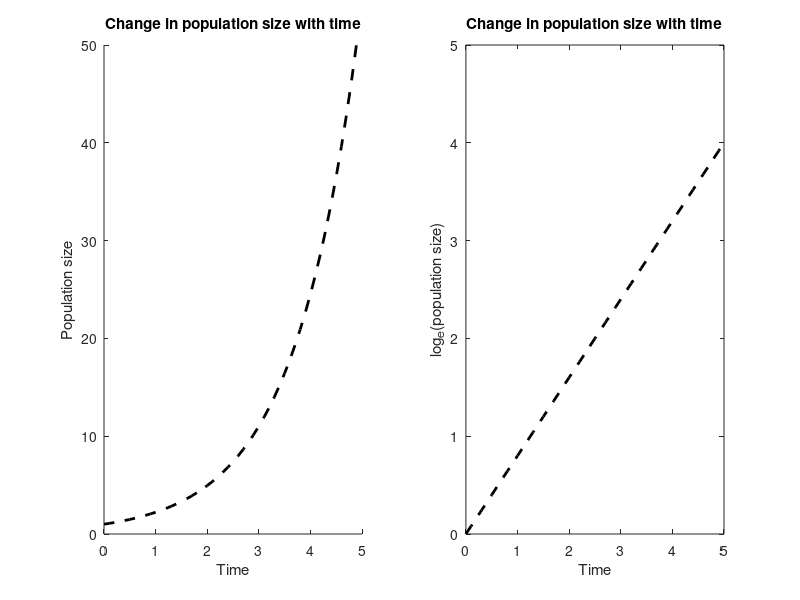

Write MATLAB code to recreate this figure. (Note: this script raises an error after producing the figure.)
clear
init_pop=1;
replicates=5; % number of times the system is simulated
% rates of the two poisson processes
birth_rate=1.5; death_rate=0.7;
% birth_rate=1.2; death_rate=0.4;
% birth_rate=0.8; death_rate=0.0;

t=0:.1:5;
% plotting deterministic system as a guideline
deterministic_pop=init_pop*exp((birth_rate-death_rate).*t);
% plotting exponential random variable of combined poisson process
subplot(1,2,1)
hold on
plot(t,deterministic_pop,'k--','Linewidth',2);
axis([0,5,0,50]);
xlabel('Time');
ylabel('Population size');
title('Change in population size with time');
% plotting the log function
subplot(1,2,2)
plot(t,log(deterministic_pop),'k--','Linewidth',2);
axis([0,5,0,5]);
xlabel('Time');
ylabel('log_e(population size)');
title('Change in population size with time');

hold on % retains plots in the current axes

for k=1:replicates
    clear t y
    y(1)=init_pop;
    t(1)= 0;
    j=1;
    while y(j)>0 && y(j)<50
        u=rand(1,2);
        event_rate = birth_rate+death_rate;
        t(j+1)=-log(u(1))/(event_rate*y(j))+t(j);
        if u(2)<birth_rate/event_rate
            y(j+1)=y(j)+1;
        else
            y(j+1)=y(j)-1;
        end
        j=j+1;
    end
    
    plotresult(t,k,y);
end